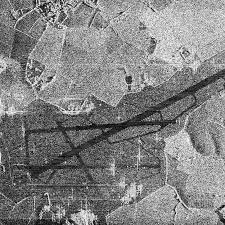
#> input picture 3_Binarization_Edges/Practice_3/sar_3.jpg, 225 x 225 px
$ jupyter execute Lab3.ipynb   (older library calls are emulated)
#> lines starting #> are read from the running program, lines starting #| are printed output that depends on the picture; after the words box and inside, x2 and y2 are one past the last pixel; in counts of white or black regions, pixels touching at a corner belong together
[cell 1]
import numpy as np
import cv2
import matplotlib.pyplot as plt
import math
import copy

[cell 2]
# Загрука изображения
image_path = 'sar_3.jpg'
image = cv2.imread(image_path)
#> image is the input picture: shape (225, 225, 3); min 0, max 255, mean 130.6

if image is None:
    raise FileNotFoundError(f"Изображение {image_path} не найдено!")

image_gray = cv2.imread(image_path, cv2.IMREAD_GRAYSCALE)
#> image_gray: shape (225, 225); min 0, max 255, mean 130.6

plt.imshow(image, cmap='gray')
plt.title('Исходное изображение')
plt.axis('off')
plt.show()

[cell 3]
line_image = image.copy()
canny = cv2.Canny(image_gray,100,150)
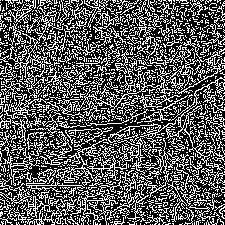
#> canny: shape (225, 225); 35.3% white in thin lines or dots
plt.imshow(canny)
plt.title('Canny')
plt.axis('off')
plt.show()

[cell 4]
lines = cv2.HoughLines(canny, 1, np.pi / 180, 140)
#> lines = 29 rows, first 8: [161, 0.785], [-6, 2.36], [156, 0.785], [-4, 2.36], [1, 2.36], [168, 0.785], [-1, 2.36], [163, 0.785]

max_line = None
max_len = 0

if lines is not None:
    for i in range(0, len(lines)):
        rho = lines[i][0][0]
        theta = lines[i][0][1]
        a = math.cos(theta)
        b = math.sin(theta)
        x0 = a * rho
        y0 = b * rho
        len_lim = 1000
        pt1 = (int(x0 + len_lim*(-b)), int(y0 + len_lim*(a)))
        pt2 = (int(x0 - len_lim*(-b)), int(y0 - len_lim*(a)))

        length = np.sqrt((pt2[0] - pt1[0])**2 + (pt2[1] - pt1[1])**2)

        if length > max_len:
            max_len = length
            max_line = (pt1, pt2, rho, theta)
#> this loop made 29 passes
#> (rho, theta, a, b, x0, y0, length, max_len) on passes 1, 22: (161, 0.785, 0.707, 0.707, 113.8, 113.8, 1998.3, 1998.3), (172, 1.08, 0.469, 0.883, 80.75, 151.9, 1998.8, 1998.8)
#> (rho, theta, a, b, x0, y0, pt1, pt2) on passes 2 to 7: (-6, 2.36, -0.707, 0.707, 4.24, -4.24, (-702, -711), (711, 702)), (156, 0.785, 0.707, 0.707, 110.3, 110.3, (-596, 817), (817, -596)), (-4, 2.36, -0.707, 0.707, 2.83, -2.83, (-704, -709), (709, 704)), (1, 2.36, -0.707, 0.707, -0.707, 0.707, (-707, -706), (706, 707)), (168, 0.785, 0.707, 0.707, 118.8, 118.8, (-588, 825), (825, -588)), (-1, 2.36, -0.707, 0.707, 0.707, -0.707, (-706, -707), (707, 706))
#> after the loop, max_len = 1998.8

if max_line is not None:
    pt1, pt2, rho, theta = max_line
#> pt1 = (-802, 621); pt2 = (963, -317); rho = 172; theta = 1.08
    cv2.line(line_image, max_line[0], max_line[1], (0,255,0), 3, cv2.LINE_AA)
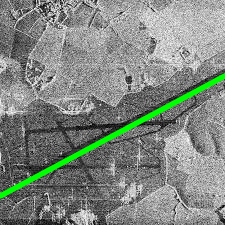
#> line_image: shape (225, 225, 3); 3.35% of pixels changed, all inside (x1, y1, x2, y2) = (0, 72, 225, 200)

plt.imshow(line_image, cmap='gray')
plt.title('Наиболее протяженный участок')
plt.axis('off')
plt.show()

[cell 5]
#Точечная бинаризация
bin_img = copy.deepcopy(image_gray)
T  = 50
bin_img[image_gray < T] = 0
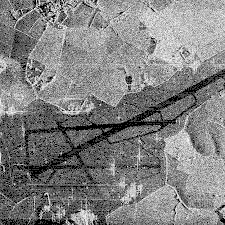
#> bin_img: shape (225, 225); min 0, max 255, mean 128.7
bin_img[image_gray >= T] = 255
#> bin_img: shape (225, 225); 94.6% white; black in thin lines or dots

plt.imshow(bin_img, cmap='gray')
plt.title('Точечная бинаризация')
plt.axis('off')
plt.show()

[cell 6]
# otsu binarization
_,th2 = cv2.threshold(image_gray,0,255,cv2.THRESH_BINARY+cv2.THRESH_OTSU)
#> th2: shape (225, 225); 51.4% white; 1013 black regions (974 under 20 px), largest, box (x1, y1, x2, y2) and area: (0, 64, 225, 225) 17840, (0, 0, 59, 90) 2187, (167, 173, 214, 212) 328

plt.imshow(th2, cmap='gray')
plt.title('Бинаризация Отсу')
plt.axis('off')
plt.show()

[cell 7]
# Адаптивная бинаризация
th3 = cv2.adaptiveThreshold(image_gray,255,cv2.ADAPTIVE_THRESH_GAUSSIAN_C,\
            cv2.THRESH_BINARY,71,21)
#> th3: shape (225, 225); 71.7% white; black in thin lines or dots

plt.imshow(th3, cmap='gray')
plt.title('Адаптивная бинаризация')
plt.axis('off')
plt.show()

[cell 8]
# Оператор Собеля
scale = 1
delta = 0
ddepth = cv2.CV_16S
grad_x = cv2.Sobel(image_gray, ddepth, 1, 0, ksize=3, scale=scale, delta=delta, borderType=cv2.BORDER_DEFAULT)
grad_y = cv2.Sobel(image_gray, ddepth, 0, 1, ksize=3, scale=scale, delta=delta, borderType=cv2.BORDER_DEFAULT)
grad = cv2.addWeighted(grad_x, 0.5, grad_y, 0.5,0.0)
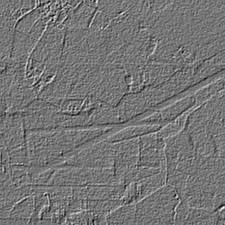
#> grad: shape (225, 225) int16; min -498, max 582, mean -0.2; drawn with min black and max white

[cell 9]
# По Х
plt.imshow((grad_x - grad_x.min())*255, cmap='gray')
plt.title('Оператор Собеля по Х')
plt.axis('off')
plt.show()

[cell 10]
# По У
plt.imshow((grad_y - grad_y.min())*255, cmap='gray')
plt.title('Оператор Собеля по У')
plt.axis('off')
plt.show()

[cell 11]
# Среднее между Х и У
th3 = cv2.adaptiveThreshold(image_gray,255,cv2.ADAPTIVE_THRESH_GAUSSIAN_C,\
            cv2.THRESH_BINARY,71,21)

plt.imshow((grad - grad.min())*255, cmap='gray')
plt.title('Оператор Собеля (Среднее между Х и У)')
plt.axis('off')
plt.show()
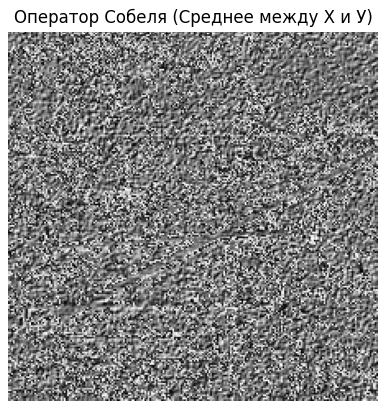
#> figure drawn by matplotlib, 1 panel

[cell 12]
#Выделение дороги
blur = cv2.GaussianBlur(bin_img, (5, 5), 0)
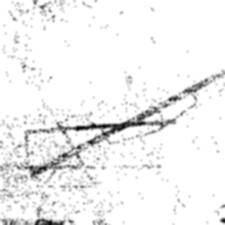
#> blur: shape (225, 225); min 5, max 255, mean 241.1
thresh = cv2.adaptiveThreshold(blur, 255, cv2.ADAPTIVE_THRESH_GAUSSIAN_C, cv2.THRESH_BINARY_INV, 55, 2)
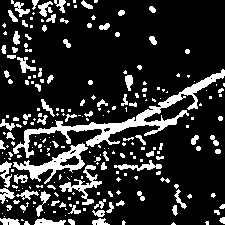
#> thresh: shape (225, 225); 17.7% white; 241 white regions (152 under 20 px)
contours, _ = cv2.findContours(thresh, cv2.RETR_EXTERNAL, cv2.CHAIN_APPROX_SIMPLE)
#> contours = 241 contours, 186 with area under 20; largest, box (x1, y1, x2, y2) and area: (13, 69, 225, 158) 1886, (13, 143, 88, 184) 850, (59, 165, 102, 205) 309, (114, 160, 162, 171) 152, (0, 161, 12, 188) 126
image_line_road = image.copy()

road_mask = np.zeros_like(image_gray)
image_with_roads = image.copy()

if contours:
    for contour in contours:
        area = cv2.contourArea(contour)
        if area > 500:
            cv2.drawContours(image_line_road, [contour], -1, (255, 0, 0), 1)
            cv2.fillPoly(road_mask, [contour], 255)
            cv2.fillPoly(image_with_roads, [contour], (0, 255, 0))
#> this loop made 241 passes
#> area on passes 5, 7, 8: 22.5, 56.5, 112
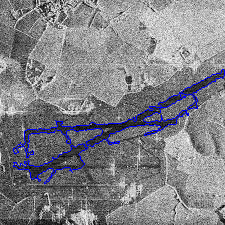
#> image_line_road: shape (225, 225, 3); 2.11% of pixels changed, all inside (x1, y1, x2, y2) = (13, 69, 225, 184)
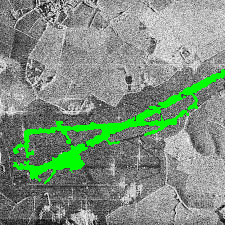
#> image_with_roads: shape (225, 225, 3); 6.47% of pixels changed, all inside (x1, y1, x2, y2) = (13, 69, 225, 184)
#> road_mask: shape (225, 225); 6.5% white; 2 white regions, box (x1, y1, x2, y2) and area: (13, 69, 225, 158) 2302, (13, 143, 88, 184) 972

road = cv2.bitwise_and(image, image,mask=road_mask)
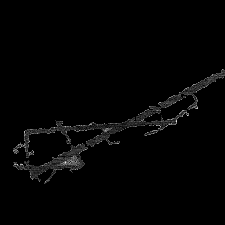
#> road: shape (225, 225, 3); min 0, max 236, mean 3.8

plt.imshow(image_with_roads, cmap='gray')
plt.title('Выделение участков дорог')
plt.axis('off')
plt.show()

$ run again, with 3_Binarization_Edges/Practice_3/sar_0.jpg copied over 3_Binarization_Edges/Practice_3/sar_3.jpg
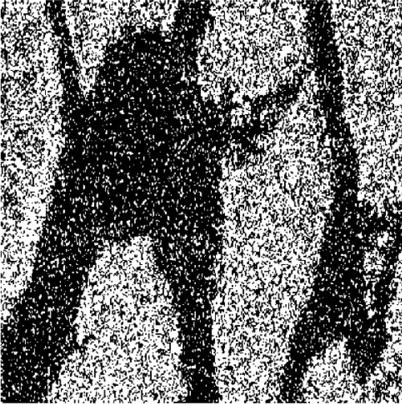
#> input picture 3_Binarization_Edges/Practice_3/sar_0.jpg, 402 x 404 px
#> image is the input picture: shape (404, 402, 3); min 0, max 255, mean 108.3
#> `canny = cv2.Canny(image_gray,100,150)`:
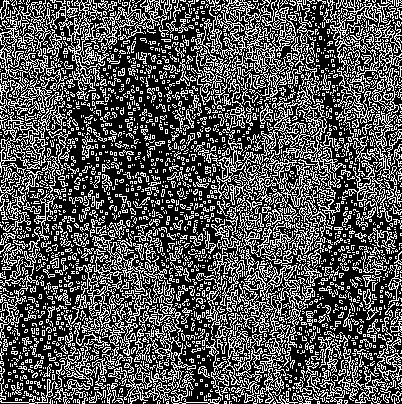
#> canny: shape (404, 402); 33.1% white in thin lines or dots
#> the loop `for i in range(0, len(lines)):` made 7981 passes
#> (rho, theta, a, b, x0, y0, length, max_len) on passes 1, 77, 110, 116, 145, 150: (284, 0.785, 0.707, 0.707, 200.8, 200.8, 1998.3, 1998.3), (296, 0.75, 0.731, 0.682, 216.5, 201.9, 1998.8, 1998.8), (287, 0.733, 0.743, 0.669, 213.3, 192, 1998.9, 1998.9), (310, 0.716, 0.755, 0.656, 234, 203.4, 1999.6, 1999.6), (311, 0.733, 0.743, 0.669, 231.1, 208.1, 1999.6, 1999.6), (1, 0, 1, 0, 1, 0, 2000, 2000)
#> after the loop `for i in range(0, len(lines)):`: max_len = 2000.2; max_line = ((-850, 620), (1052, 1), 327, 1.26)
#> `pt1, pt2, rho, theta = max_line`: pt1 = (-850, 620); pt2 = (1052, 1); rho = 327; theta = 1.26
#> line_image: shape (404, 402, 3); 1.79% of pixels changed, all inside (x1, y1, x2, y2) = (0, 210, 402, 348)
#> th2: shape (404, 402); 42.8% white; 1833 white regions (1780 under 20 px), largest, box (x1, y1, x2, y2) and area: (0, 0, 402, 404) 42448, (327, 0, 402, 218) 7319, (195, 0, 310, 128) 6465
#> th3: shape (404, 402); 49.6% white; 1383 white regions (1157 under 20 px), largest, box (x1, y1, x2, y2) and area: (0, 0, 402, 404) 49619, (327, 0, 402, 219) 7434, (58, 0, 180, 101) 3705
#> thresh: shape (404, 402); 45.1% white; 909 white regions (589 under 20 px)
#> contours = 889 contours, 667 with area under 20; largest, box (x1, y1, x2, y2) and area: (0, 0, 311, 404) 49068, (275, 0, 402, 404) 16564, (373, 365, 402, 403) 366, (274, 159, 306, 204) 326, (12, 18, 42, 58) 325
#> the loop `for contour in contours:` made 889 passes
#> area on passes 9, 22, 24: 23, 43, 32
#> `road = cv2.bitwise_and(image, image,mask=road_mask)`:
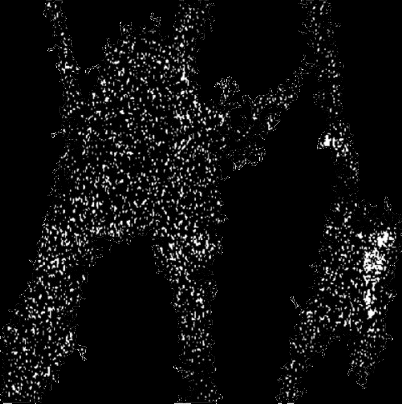
#> road: shape (404, 402, 3); min 0, max 255, mean 14.2

$ run again, with 3_Binarization_Edges/Practice_3/img_1.jpg copied over 3_Binarization_Edges/Practice_3/sar_3.jpg
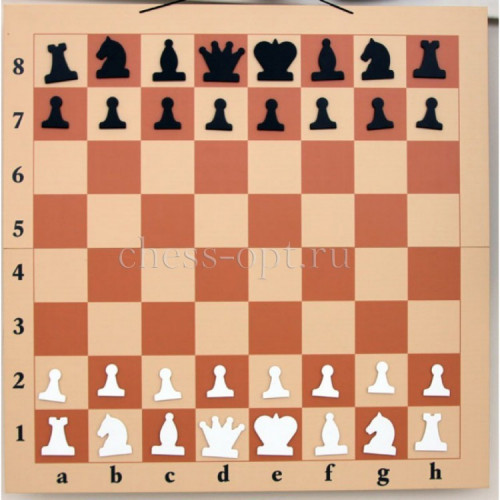
#> input picture 3_Binarization_Edges/Practice_3/img_1.jpg, 500 x 500 px
#> image is the input picture: shape (500, 500, 3); mean B, G, R 128.2, 157.1, 205.4
#> canny: shape (500, 500); 6.7% white in thin lines or dots
#> lines = 28 rows, first 8: [1, 0], [498, 0], [140, 1.57], [87, 1.57], [87, 0], [407, 0], [354, 0], [193, 1.57]
#> the loop `for i in range(0, len(lines)):` made 28 passes
#> (rho, theta, a, b, x0, y0, length, max_len) on pass 1: (1, 0, 1, 0, 1, 0, 2000, 2000)
#> after the loop `for i in range(0, len(lines)):`: max_len = 2000
#> `pt1, pt2, rho, theta = max_line`: pt1 = (1, 1000); pt2 = (1, -1000); rho = 1; theta = 0
#> line_image: shape (500, 500, 3); 1% of pixels changed, all inside (x1, y1, x2, y2) = (0, 0, 5, 500)
#> th2: shape (500, 500); 61.9% white; 60 black regions (14 under 20 px), largest, box (x1, y1, x2, y2) and area: (195, 194, 461, 462) 27486, (33, 194, 197, 464) 15437, (141, 194, 194, 248) 2826
#> th3: shape (500, 500); 75.3% white; 186 black regions (87 under 20 px), largest, box (x1, y1, x2, y2) and area: (354, 353, 461, 460) 4282, (142, 408, 349, 463) 3697, (477, 16, 499, 406) 3390
#> thresh: shape (500, 500); 5.3% white; 39 white regions (3 under 20 px)
#> contours = 39 contours, 3 with area under 20; largest, box (x1, y1, x2, y2) and area: (254, 40, 296, 82) 1254, (198, 41, 245, 83) 1116, (95, 37, 130, 79) 903, (361, 39, 395, 81) 838, (412, 40, 447, 80) 686
#> the loop `for contour in contours:` made 39 passes
#> area on passes 1, 2, 3, 5, 6, 7, 8, 9: 54, 91, 69.5, 133.5, 99.5, 134, 76, 109.5
#> `road = cv2.bitwise_and(image, image,mask=road_mask)`:
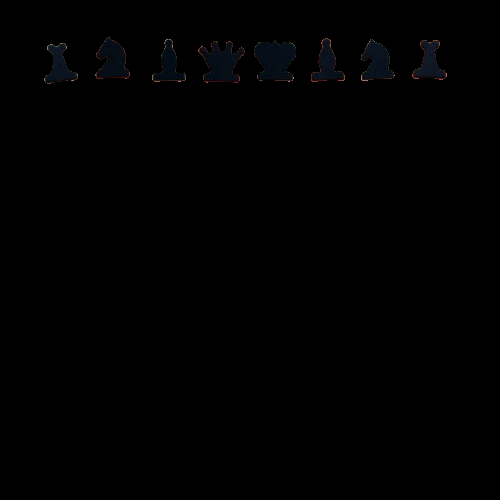
#> road: shape (500, 500, 3); mean B, G, R 0.8, 0.6, 0.5
